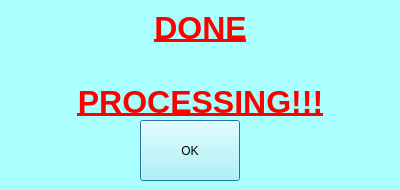
<?xml version="1.0" encoding="UTF-8"?>
<ui version="4.0">
 <class>pleaseWaitClass</class>
 <widget class="QDialog" name="pleaseWaitClass">
  <property name="windowModality">
   <enum>Qt::ApplicationModal</enum>
  </property>
  <property name="geometry">
   <rect>
    <x>0</x>
    <y>0</y>
    <width>400</width>
    <height>190</height>
   </rect>
  </property>
  <property name="palette">
   <palette>
    <active>
     <colorrole role="WindowText">
      <brush brushstyle="SolidPattern">
       <color alpha="255">
        <red>0</red>
        <green>0</green>
        <blue>0</blue>
       </color>
      </brush>
     </colorrole>
     <colorrole role="Button">
      <brush brushstyle="SolidPattern">
       <color alpha="255">
        <red>170</red>
        <green>255</green>
        <blue>255</blue>
       </color>
      </brush>
     </colorrole>
     <colorrole role="Light">
      <brush brushstyle="SolidPattern">
       <color alpha="255">
        <red>255</red>
        <green>255</green>
        <blue>255</blue>
       </color>
      </brush>
     </colorrole>
     <colorrole role="Midlight">
      <brush brushstyle="SolidPattern">
       <color alpha="255">
        <red>212</red>
        <green>255</green>
        <blue>255</blue>
       </color>
      </brush>
     </colorrole>
     <colorrole role="Dark">
      <brush brushstyle="SolidPattern">
       <color alpha="255">
        <red>85</red>
        <green>127</green>
        <blue>127</blue>
       </color>
      </brush>
     </colorrole>
     <colorrole role="Mid">
      <brush brushstyle="SolidPattern">
       <color alpha="255">
        <red>113</red>
        <green>170</green>
        <blue>170</blue>
       </color>
      </brush>
     </colorrole>
     <colorrole role="Text">
      <brush brushstyle="SolidPattern">
       <color alpha="255">
        <red>0</red>
        <green>0</green>
        <blue>0</blue>
       </color>
      </brush>
     </colorrole>
     <colorrole role="BrightText">
      <brush brushstyle="SolidPattern">
       <color alpha="255">
        <red>255</red>
        <green>255</green>
        <blue>255</blue>
       </color>
      </brush>
     </colorrole>
     <colorrole role="ButtonText">
      <brush brushstyle="SolidPattern">
       <color alpha="255">
        <red>0</red>
        <green>0</green>
        <blue>0</blue>
       </color>
      </brush>
     </colorrole>
     <colorrole role="Base">
      <brush brushstyle="SolidPattern">
       <color alpha="255">
        <red>255</red>
        <green>255</green>
        <blue>255</blue>
       </color>
      </brush>
     </colorrole>
     <colorrole role="Window">
      <brush brushstyle="SolidPattern">
       <color alpha="255">
        <red>170</red>
        <green>255</green>
        <blue>255</blue>
       </color>
      </brush>
     </colorrole>
     <colorrole role="Shadow">
      <brush brushstyle="SolidPattern">
       <color alpha="255">
        <red>0</red>
        <green>0</green>
        <blue>0</blue>
       </color>
      </brush>
     </colorrole>
     <colorrole role="AlternateBase">
      <brush brushstyle="SolidPattern">
       <color alpha="255">
        <red>212</red>
        <green>255</green>
        <blue>255</blue>
       </color>
      </brush>
     </colorrole>
     <colorrole role="ToolTipBase">
      <brush brushstyle="SolidPattern">
       <color alpha="255">
        <red>255</red>
        <green>255</green>
        <blue>220</blue>
       </color>
      </brush>
     </colorrole>
     <colorrole role="ToolTipText">
      <brush brushstyle="SolidPattern">
       <color alpha="255">
        <red>0</red>
        <green>0</green>
        <blue>0</blue>
       </color>
      </brush>
     </colorrole>
    </active>
    <inactive>
     <colorrole role="WindowText">
      <brush brushstyle="SolidPattern">
       <color alpha="255">
        <red>0</red>
        <green>0</green>
        <blue>0</blue>
       </color>
      </brush>
     </colorrole>
     <colorrole role="Button">
      <brush brushstyle="SolidPattern">
       <color alpha="255">
        <red>170</red>
        <green>255</green>
        <blue>255</blue>
       </color>
      </brush>
     </colorrole>
     <colorrole role="Light">
      <brush brushstyle="SolidPattern">
       <color alpha="255">
        <red>255</red>
        <green>255</green>
        <blue>255</blue>
       </color>
      </brush>
     </colorrole>
     <colorrole role="Midlight">
      <brush brushstyle="SolidPattern">
       <color alpha="255">
        <red>212</red>
        <green>255</green>
        <blue>255</blue>
       </color>
      </brush>
     </colorrole>
     <colorrole role="Dark">
      <brush brushstyle="SolidPattern">
       <color alpha="255">
        <red>85</red>
        <green>127</green>
        <blue>127</blue>
       </color>
      </brush>
     </colorrole>
     <colorrole role="Mid">
      <brush brushstyle="SolidPattern">
       <color alpha="255">
        <red>113</red>
        <green>170</green>
        <blue>170</blue>
       </color>
      </brush>
     </colorrole>
     <colorrole role="Text">
      <brush brushstyle="SolidPattern">
       <color alpha="255">
        <red>0</red>
        <green>0</green>
        <blue>0</blue>
       </color>
      </brush>
     </colorrole>
     <colorrole role="BrightText">
      <brush brushstyle="SolidPattern">
       <color alpha="255">
        <red>255</red>
        <green>255</green>
        <blue>255</blue>
       </color>
      </brush>
     </colorrole>
     <colorrole role="ButtonText">
      <brush brushstyle="SolidPattern">
       <color alpha="255">
        <red>0</red>
        <green>0</green>
        <blue>0</blue>
       </color>
      </brush>
     </colorrole>
     <colorrole role="Base">
      <brush brushstyle="SolidPattern">
       <color alpha="255">
        <red>255</red>
        <green>255</green>
        <blue>255</blue>
       </color>
      </brush>
     </colorrole>
     <colorrole role="Window">
      <brush brushstyle="SolidPattern">
       <color alpha="255">
        <red>170</red>
        <green>255</green>
        <blue>255</blue>
       </color>
      </brush>
     </colorrole>
     <colorrole role="Shadow">
      <brush brushstyle="SolidPattern">
       <color alpha="255">
        <red>0</red>
        <green>0</green>
        <blue>0</blue>
       </color>
      </brush>
     </colorrole>
     <colorrole role="AlternateBase">
      <brush brushstyle="SolidPattern">
       <color alpha="255">
        <red>212</red>
        <green>255</green>
        <blue>255</blue>
       </color>
      </brush>
     </colorrole>
     <colorrole role="ToolTipBase">
      <brush brushstyle="SolidPattern">
       <color alpha="255">
        <red>255</red>
        <green>255</green>
        <blue>220</blue>
       </color>
      </brush>
     </colorrole>
     <colorrole role="ToolTipText">
      <brush brushstyle="SolidPattern">
       <color alpha="255">
        <red>0</red>
        <green>0</green>
        <blue>0</blue>
       </color>
      </brush>
     </colorrole>
    </inactive>
    <disabled>
     <colorrole role="WindowText">
      <brush brushstyle="SolidPattern">
       <color alpha="255">
        <red>85</red>
        <green>127</green>
        <blue>127</blue>
       </color>
      </brush>
     </colorrole>
     <colorrole role="Button">
      <brush brushstyle="SolidPattern">
       <color alpha="255">
        <red>170</red>
        <green>255</green>
        <blue>255</blue>
       </color>
      </brush>
     </colorrole>
     <colorrole role="Light">
      <brush brushstyle="SolidPattern">
       <color alpha="255">
        <red>255</red>
        <green>255</green>
        <blue>255</blue>
       </color>
      </brush>
     </colorrole>
     <colorrole role="Midlight">
      <brush brushstyle="SolidPattern">
       <color alpha="255">
        <red>212</red>
        <green>255</green>
        <blue>255</blue>
       </color>
      </brush>
     </colorrole>
     <colorrole role="Dark">
      <brush brushstyle="SolidPattern">
       <color alpha="255">
        <red>85</red>
        <green>127</green>
        <blue>127</blue>
       </color>
      </brush>
     </colorrole>
     <colorrole role="Mid">
      <brush brushstyle="SolidPattern">
       <color alpha="255">
        <red>113</red>
        <green>170</green>
        <blue>170</blue>
       </color>
      </brush>
     </colorrole>
     <colorrole role="Text">
      <brush brushstyle="SolidPattern">
       <color alpha="255">
        <red>85</red>
        <green>127</green>
        <blue>127</blue>
       </color>
      </brush>
     </colorrole>
     <colorrole role="BrightText">
      <brush brushstyle="SolidPattern">
       <color alpha="255">
        <red>255</red>
        <green>255</green>
        <blue>255</blue>
       </color>
      </brush>
     </colorrole>
     <colorrole role="ButtonText">
      <brush brushstyle="SolidPattern">
       <color alpha="255">
        <red>85</red>
        <green>127</green>
        <blue>127</blue>
       </color>
      </brush>
     </colorrole>
     <colorrole role="Base">
      <brush brushstyle="SolidPattern">
       <color alpha="255">
        <red>170</red>
        <green>255</green>
        <blue>255</blue>
       </color>
      </brush>
     </colorrole>
     <colorrole role="Window">
      <brush brushstyle="SolidPattern">
       <color alpha="255">
        <red>170</red>
        <green>255</green>
        <blue>255</blue>
       </color>
      </brush>
     </colorrole>
     <colorrole role="Shadow">
      <brush brushstyle="SolidPattern">
       <color alpha="255">
        <red>0</red>
        <green>0</green>
        <blue>0</blue>
       </color>
      </brush>
     </colorrole>
     <colorrole role="AlternateBase">
      <brush brushstyle="SolidPattern">
       <color alpha="255">
        <red>170</red>
        <green>255</green>
        <blue>255</blue>
       </color>
      </brush>
     </colorrole>
     <colorrole role="ToolTipBase">
      <brush brushstyle="SolidPattern">
       <color alpha="255">
        <red>255</red>
        <green>255</green>
        <blue>220</blue>
       </color>
      </brush>
     </colorrole>
     <colorrole role="ToolTipText">
      <brush brushstyle="SolidPattern">
       <color alpha="255">
        <red>0</red>
        <green>0</green>
        <blue>0</blue>
       </color>
      </brush>
     </colorrole>
    </disabled>
   </palette>
  </property>
  <property name="windowTitle">
   <string>pleaseWait</string>
  </property>
  <property name="modal">
   <bool>true</bool>
  </property>
  <widget class="QLabel" name="pleaseWaitLabel">
   <property name="geometry">
    <rect>
     <x>10</x>
     <y>0</y>
     <width>381</width>
     <height>131</height>
    </rect>
   </property>
   <property name="font">
    <font>
     <pointsize>8</pointsize>
    </font>
   </property>
   <property name="text">
    <string>&lt;!DOCTYPE HTML PUBLIC &quot;-//W3C//DTD HTML 4.0//EN&quot; &quot;http://www.w3.org/TR/REC-html40/strict.dtd&quot;&gt;
&lt;html&gt;&lt;head&gt;&lt;meta name=&quot;qrichtext&quot; content=&quot;1&quot; /&gt;&lt;style type=&quot;text/css&quot;&gt;
p, li { white-space: pre-wrap; }
&lt;/style&gt;&lt;/head&gt;&lt;body style=&quot; font-family:'Ubuntu'; font-size:11pt; font-weight:400; font-style:normal;&quot;&gt;
&lt;table border=&quot;0&quot; style=&quot;-qt-table-type: root; margin-top:4px; margin-bottom:4px; margin-left:4px; margin-right:4px;&quot;&gt;
&lt;tr&gt;
&lt;td style=&quot;border: none;&quot;&gt;
&lt;p align=&quot;center&quot; style=&quot; margin-top:0px; margin-bottom:0px; margin-left:0px; margin-right:0px; -qt-block-indent:0; text-indent:0px;&quot;&gt;&lt;span style=&quot; font-family:'MS Shell Dlg 2'; font-size:24pt; font-weight:600; text-decoration: underline; color:#ff0000;&quot;&gt;DONE&lt;/span&gt;&lt;/p&gt;
&lt;p align=&quot;center&quot; style=&quot;-qt-paragraph-type:empty; margin-top:0px; margin-bottom:0px; margin-left:0px; margin-right:0px; -qt-block-indent:0; text-indent:0px; font-family:'MS Shell Dlg 2'; font-size:24pt; font-weight:600; text-decoration: underline; color:#ff0000;&quot;&gt;&lt;/p&gt;
&lt;p align=&quot;center&quot; style=&quot; margin-top:0px; margin-bottom:0px; margin-left:0px; margin-right:0px; -qt-block-indent:0; text-indent:0px;&quot;&gt;&lt;span style=&quot; font-family:'MS Shell Dlg 2'; font-size:24pt; font-weight:600; text-decoration: underline; color:#ff0000;&quot;&gt;PROCESSING!!!&lt;/span&gt;&lt;/p&gt;&lt;/td&gt;&lt;/tr&gt;&lt;/table&gt;&lt;/body&gt;&lt;/html&gt;</string>
   </property>
  </widget>
  <widget class="QPushButton" name="errorOkButton">
   <property name="geometry">
    <rect>
     <x>140</x>
     <y>120</y>
     <width>100</width>
     <height>61</height>
    </rect>
   </property>
   <property name="minimumSize">
    <size>
     <width>81</width>
     <height>61</height>
    </size>
   </property>
   <property name="text">
    <string>OK</string>
   </property>
  </widget>
 </widget>
 <layoutdefault spacing="6" margin="11"/>
 <resources/>
 <connections>
  <connection>
   <sender>errorOkButton</sender>
   <signal>released()</signal>
   <receiver>pleaseWaitClass</receiver>
   <slot>close()</slot>
   <hints>
    <hint type="sourcelabel">
     <x>214</x>
     <y>244</y>
    </hint>
    <hint type="destinationlabel">
     <x>258</x>
     <y>245</y>
    </hint>
   </hints>
  </connection>
 </connections>
</ui>
